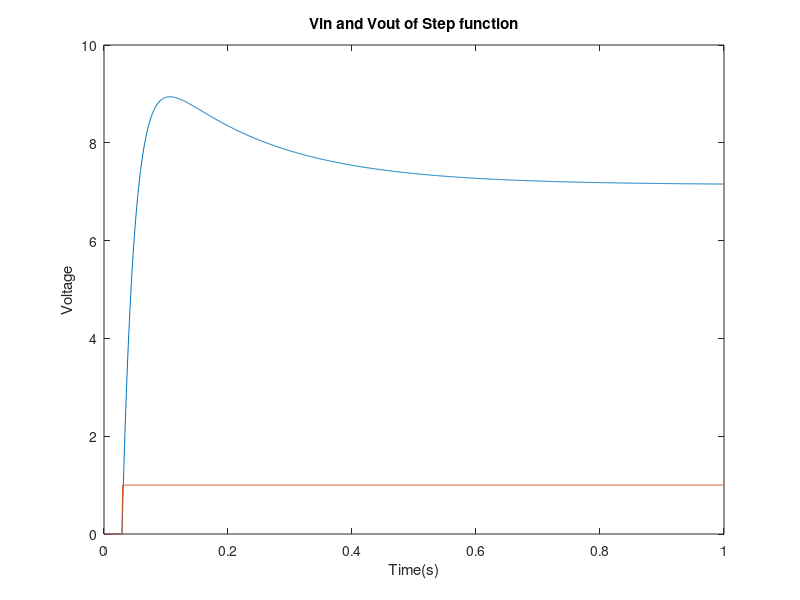
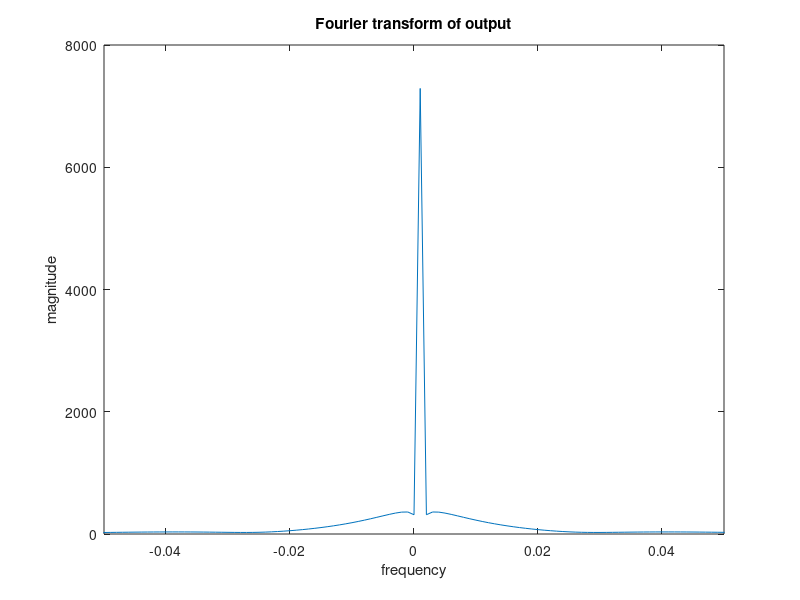
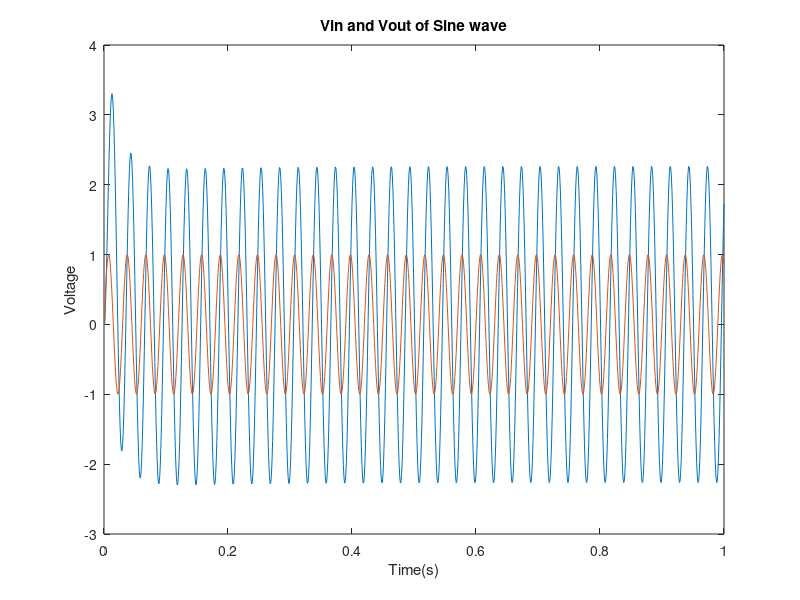
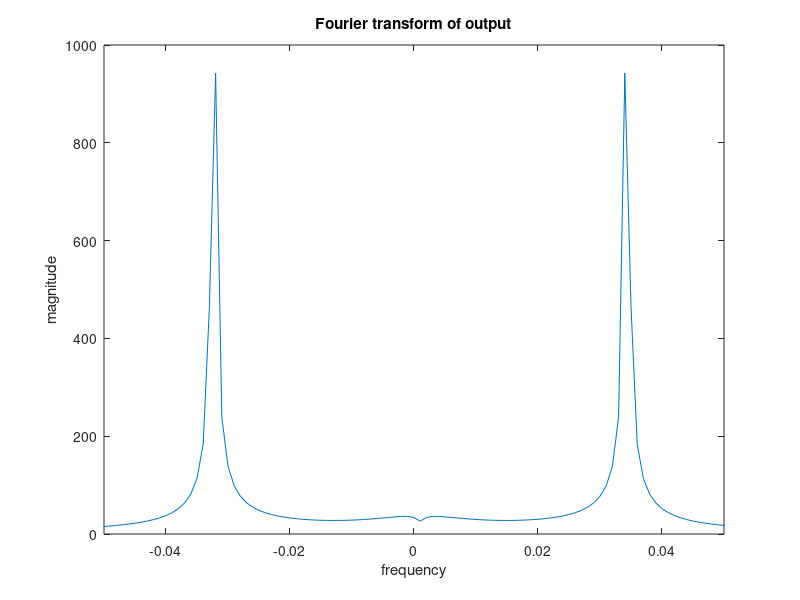

These charts were generated, in order, by the following MATLAB code:
disp('A. The circuit behaves like a low pass filter')
disp('B. I would expext that the circuit has a passband at lower frequency and a 2nd order drop off will happen at cut-off frequency')

clear all

runTime = 1; %seconds
timecuts = 1000;
dt =runTime/timecuts;

R1=1;
C1=0.25;
R2=2;
L1=0.2;
R3=10;
a=100;
R4=0.1;
Ro=1000;


%    V1    V2     V3          V5       IL3
% G = [-1/R1, 0,     0,          0,      0; ...%N1
%      1/R1 , -1/R2, 0,          0,      0; ...%N2
%      0,     0,     -1/R3,      0,      0; ...%N3
%      0,     0,     -a/(R3*R4), -1/R4,  0; ...%N4
     

C = [  0, 0,   0, 0, 0, 0, 0; ...
     -C1,C1,   0, 0, 0, 0, 0; ...
       0, 0, -L1, 0, 0, 0, 0; ...
       0, 0,   0, 0, 0, 0, 0; ...
       0, 0,   0, 0, 0, 0, 0; ...
       0, 0,   0, 0, 0, 0, 0; ...
       0, 0,   0, 0, 0, 0, 0];
   
G = [     1,             0,  0,    0,  0,     0,            0; ...
      -1/R1, (1/R2 + 1/R1), -1,    0,  0,     0,            0; ...
          0,             1,  0,   -1,  0,     0,            0; ...
          0,             0, -1, 1/R3,  0,     0,            0; ...
          0,             0,  0,    0, -a,     1,            0; ...
          0,             0,  0, 1/R3, -1,     0,            0; ...
          0,             0,  0,    0,  0, -1/R4, (1/R4 +1/Ro)];
   
      
%Time Step function
V1 = 0;      
F = zeros(7,1);
Flist = zeros(7,1,timecuts);
Flist(1,1,30:timecuts) = 1;
Vlist = zeros(7,1,timecuts);

for count  = 2:1:timecuts
    A = C/dt +G;
    
    Vlist(:,:,count) = A\(C*Vlist(:,:,count-1)/dt +Flist(:,:,count));
end
      
V1list(1,:) = Vlist(1,1,:);
V2list(1,:) = Vlist(2,1,:);
ILlist(1,:) = Vlist(3,1,:);
I3list(1,:) = Vlist(4,1,:);
V4list(1,:) = Vlist(5,1,:);
Volist(1,:) = Vlist(7,1,:);


figure(1)
plot((1:timecuts).*dt,Volist(1,:))
xlabel('Time(s)')
ylabel('Voltage')
title('Vin and Vout of Step function')
hold on
plot((1:timecuts).*dt,V1list(1,:))
hold off

figure(2)
g = abs(fftshift(fft(Volist(1,:))));
plot(((1:length(g))/timecuts)-0.5,g)
xlim([-0.05 0.05])
xlabel('frequency')
ylabel('magnitude')
title('Fourier transform of output')
      
%Sine(2*pi*f*t)function with f = 1/(0.03)HZ
f = 1/0.03;
Flist = zeros(7,1,timecuts);
for count = 1:1:timecuts
    Flist(1,1,count) = sin(2*pi*f*count*dt);
end
Vlist = zeros(7,1,timecuts);

for count  = 2:1:timecuts
    A = C/dt +G;
    
    Vlist(:,:,count) = A\(C*Vlist(:,:,count-1)/dt +Flist(:,:,count));
end
      
V1list(1,:) = Vlist(1,1,:);
V2list(1,:) = Vlist(2,1,:);
ILlist(1,:) = Vlist(3,1,:);
I3list(1,:) = Vlist(4,1,:);
V4list(1,:) = Vlist(5,1,:);
Volist(1,:) = Vlist(7,1,:);



figure(3)
plot((1:timecuts).*dt,Volist(1,:))
xlabel('Time(s)')
ylabel('Voltage')
title('Vin and Vout of Sine wave')
hold on
plot((1:timecuts).*dt,V1list(1,:))
hold off

figure(4)
g = abs(fftshift(fft(Volist(1,:))));
plot(((1:length(g))/timecuts)-0.5,g)
xlim([-0.05 0.05])
xlabel('frequency')
ylabel('magnitude')
title('Fourier transform of output')

%Gaussian pulse with magnitude of 1 std dev of 0.03s and delay of 0.06s
%Vgauss = exp(-1/2*((k/ts-0.06)/(0.03))^2)
mag = 1;
dev = 0.03;
delay = 0.06;
Flist = zeros(7,1,timecuts);
for count = 1:1:timecuts
    Flist(1,1,count) = exp(-((count*dt-0.06)/0.03)^2);
end
Vlist = zeros(7,1,timecuts);

for count  = 2:1:timecuts
    A = C/dt +G;
    
    Vlist(:,:,count) = A\(C*Vlist(:,:,count-1)/dt +Flist(:,:,count));
end
      
V1list(1,:) = Vlist(1,1,:);
V2list(1,:) = Vlist(2,1,:);
ILlist(1,:) = Vlist(3,1,:);
I3list(1,:) = Vlist(4,1,:);
V4list(1,:) = Vlist(5,1,:);
Volist(1,:) = Vlist(7,1,:);



figure(5)
plot((1:timecuts).*dt,Volist(1,:))
xlabel('Time(s)')
ylabel('Voltage')
title('Vin and Vout of Gaussian Pulse')
hold on
plot((1:timecuts).*dt,V1list(1,:))
hold off

figure(6)
g = abs(fftshift(fft(Volist(1,:))));
plot(((1:length(g))/timecuts)-0.5,g)
xlim([-0.05 0.05])
xlabel('frequency')
ylabel('magnitude')
title('Fourier transform of output')

disp('Comment on what happens when time step is increased')
disp('By increasing the time step it will make the model less accurate.')


      
      
      
      
      
      